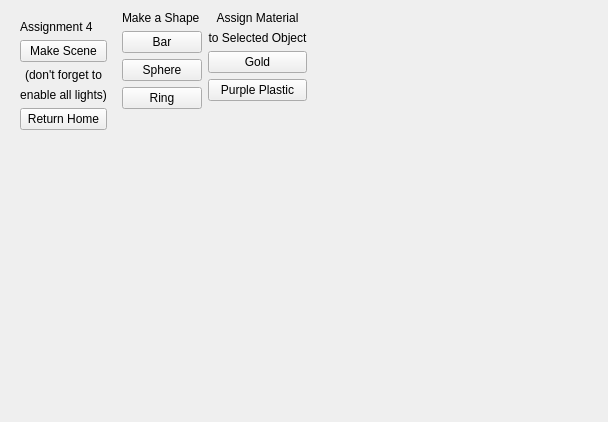
<?xml version="1.0" encoding="UTF-8"?>
<ui version="4.0">
 <class>Form</class>
 <widget class="QWidget" name="Form">
  <property name="geometry">
   <rect>
    <x>0</x>
    <y>0</y>
    <width>608</width>
    <height>422</height>
   </rect>
  </property>
  <property name="windowTitle">
   <string>Form</string>
  </property>
  <layout class="QHBoxLayout" name="horizontalLayout">
   <item>
    <widget class="QWidget" name="controlsBox" native="true">
     <layout class="QVBoxLayout" name="verticalLayout">
      <item>
       <widget class="QLabel" name="label">
        <property name="text">
         <string>Assignment 4</string>
        </property>
       </widget>
      </item>
      <item>
       <widget class="QPushButton" name="sceneBtn">
        <property name="text">
         <string>Make Scene</string>
        </property>
       </widget>
      </item>
      <item>
       <widget class="QLabel" name="label_5">
        <property name="text">
         <string>(don't forget to</string>
        </property>
        <property name="alignment">
         <set>Qt::AlignCenter</set>
        </property>
       </widget>
      </item>
      <item>
       <widget class="QLabel" name="label_6">
        <property name="text">
         <string>enable all lights)</string>
        </property>
        <property name="alignment">
         <set>Qt::AlignCenter</set>
        </property>
       </widget>
      </item>
      <item>
       <widget class="QPushButton" name="homeBtn">
        <property name="text">
         <string>Return Home</string>
        </property>
       </widget>
      </item>
      <item>
       <spacer name="verticalSpacer">
        <property name="orientation">
         <enum>Qt::Vertical</enum>
        </property>
        <property name="sizeHint" stdset="0">
         <size>
          <width>20</width>
          <height>40</height>
         </size>
        </property>
       </spacer>
      </item>
     </layout>
    </widget>
   </item>
   <item>
    <layout class="QVBoxLayout" name="verticalLayout_2">
     <item>
      <widget class="QLabel" name="label_2">
       <property name="text">
        <string>Make a Shape</string>
       </property>
      </widget>
     </item>
     <item>
      <widget class="QPushButton" name="barBtn">
       <property name="text">
        <string>Bar</string>
       </property>
      </widget>
     </item>
     <item>
      <widget class="QPushButton" name="sphereBtn">
       <property name="text">
        <string>Sphere</string>
       </property>
      </widget>
     </item>
     <item>
      <widget class="QPushButton" name="ringBtn">
       <property name="text">
        <string>Ring</string>
       </property>
      </widget>
     </item>
     <item>
      <spacer name="verticalSpacer_2">
       <property name="orientation">
        <enum>Qt::Vertical</enum>
       </property>
       <property name="sizeHint" stdset="0">
        <size>
         <width>20</width>
         <height>40</height>
        </size>
       </property>
      </spacer>
     </item>
    </layout>
   </item>
   <item>
    <layout class="QVBoxLayout" name="verticalLayout_3">
     <item>
      <widget class="QLabel" name="label_4">
       <property name="text">
        <string>Assign Material</string>
       </property>
       <property name="alignment">
        <set>Qt::AlignCenter</set>
       </property>
      </widget>
     </item>
     <item>
      <widget class="QLabel" name="label_3">
       <property name="text">
        <string>to Selected Object</string>
       </property>
       <property name="alignment">
        <set>Qt::AlignCenter</set>
       </property>
      </widget>
     </item>
     <item>
      <widget class="QPushButton" name="goldBtn">
       <property name="text">
        <string>Gold</string>
       </property>
      </widget>
     </item>
     <item>
      <widget class="QPushButton" name="plasticBtn">
       <property name="text">
        <string>Purple Plastic</string>
       </property>
      </widget>
     </item>
     <item>
      <spacer name="verticalSpacer_3">
       <property name="orientation">
        <enum>Qt::Vertical</enum>
       </property>
       <property name="sizeHint" stdset="0">
        <size>
         <width>20</width>
         <height>40</height>
        </size>
       </property>
      </spacer>
     </item>
    </layout>
   </item>
   <item>
    <spacer name="horizontalSpacer">
     <property name="orientation">
      <enum>Qt::Horizontal</enum>
     </property>
     <property name="sizeHint" stdset="0">
      <size>
       <width>439</width>
       <height>20</height>
      </size>
     </property>
    </spacer>
   </item>
  </layout>
 </widget>
 <resources/>
 <connections/>
</ui>
